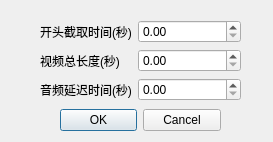
<?xml version="1.0" encoding="UTF-8"?>
<ui version="4.0">
 <class>OutputSettingUI</class>
 <widget class="QDialog" name="OutputSettingUI">
  <property name="geometry">
   <rect>
    <x>0</x>
    <y>0</y>
    <width>273</width>
    <height>142</height>
   </rect>
  </property>
  <property name="windowTitle">
   <string>输出设置</string>
  </property>
  <widget class="QDialogButtonBox" name="buttonBox">
   <property name="geometry">
    <rect>
     <x>60</x>
     <y>100</y>
     <width>161</width>
     <height>41</height>
    </rect>
   </property>
   <property name="orientation">
    <enum>Qt::Horizontal</enum>
   </property>
   <property name="standardButtons">
    <set>QDialogButtonBox::Cancel|QDialogButtonBox::Ok</set>
   </property>
  </widget>
  <widget class="QWidget" name="formLayoutWidget">
   <property name="geometry">
    <rect>
     <x>40</x>
     <y>20</y>
     <width>201</width>
     <height>81</height>
    </rect>
   </property>
   <layout class="QFormLayout" name="formLayout">
    <item row="0" column="0">
     <widget class="QLabel" name="label">
      <property name="text">
       <string>开头截取时间(秒)</string>
      </property>
     </widget>
    </item>
    <item row="0" column="1">
     <widget class="QDoubleSpinBox" name="startTime"/>
    </item>
    <item row="1" column="0">
     <widget class="QLabel" name="label_2">
      <property name="text">
       <string>视频总长度(秒)</string>
      </property>
     </widget>
    </item>
    <item row="1" column="1">
     <widget class="QDoubleSpinBox" name="duration"/>
    </item>
    <item row="2" column="0">
     <widget class="QLabel" name="label_3">
      <property name="text">
       <string>音频延迟时间(秒)</string>
      </property>
     </widget>
    </item>
    <item row="2" column="1">
     <widget class="QDoubleSpinBox" name="delayTime"/>
    </item>
   </layout>
  </widget>
 </widget>
 <resources/>
 <connections>
  <connection>
   <sender>buttonBox</sender>
   <signal>accepted()</signal>
   <receiver>OutputSettingUI</receiver>
   <slot>accept()</slot>
   <hints>
    <hint type="sourcelabel">
     <x>248</x>
     <y>254</y>
    </hint>
    <hint type="destinationlabel">
     <x>157</x>
     <y>274</y>
    </hint>
   </hints>
  </connection>
  <connection>
   <sender>buttonBox</sender>
   <signal>rejected()</signal>
   <receiver>OutputSettingUI</receiver>
   <slot>reject()</slot>
   <hints>
    <hint type="sourcelabel">
     <x>316</x>
     <y>260</y>
    </hint>
    <hint type="destinationlabel">
     <x>286</x>
     <y>274</y>
    </hint>
   </hints>
  </connection>
 </connections>
</ui>
